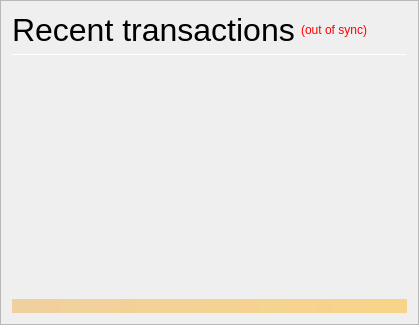
                <widget class="QFrame" name="cardFrame_RecentTransactions">
                 <property name="minimumSize">
                  <size>
                   <width>0</width>
                   <height>0</height>
                  </size>
                 </property>
                 <property name="frameShape">
                  <enum>QFrame::StyledPanel</enum>
                 </property>
                 <property name="frameShadow">
                  <enum>QFrame::Raised</enum>
                 </property>
                 <layout class="QVBoxLayout" name="verticalLayout_1" stretch="0,0,0,0,0">
                  <item>
                   <layout class="QHBoxLayout" name="horizontalLayout_2">
                    <item>
                     <widget class="QLabel" name="heading1__label_4">
                      <property name="minimumSize">
                       <size>
                        <width>0</width>
                        <height>20</height>
                       </size>
                      </property>
                      <property name="font">
                       <font>
                        <pointsize>24</pointsize>
                        <weight>50</weight>
                        <bold>false</bold>
                       </font>
                      </property>
                      <property name="text">
                       <string>Recent transactions</string>
                      </property>
                     </widget>
                    </item>
                    <item>
                     <widget class="QLabel" name="labelTransactionsStatus">
                      <property name="cursor">
                       <cursorShape>WhatsThisCursor</cursorShape>
                      </property>
                      <property name="toolTip">
                       <string>The displayed information may be out of date. Your wallet automatically synchronizes with the ODIN network after a connection is established, but this process has not completed yet.</string>
                      </property>
                      <property name="styleSheet">
                       <string notr="true">QLabel { color: red; }</string>
                      </property>
                      <property name="text">
                       <string notr="true">(out of sync)</string>
                      </property>
                      <property name="alignment">
                       <set>Qt::AlignRight|Qt::AlignTrailing|Qt::AlignVCenter</set>
                      </property>
                     </widget>
                    </item>
                    <item>
                     <spacer name="horizontalSpacer">
                      <property name="orientation">
                       <enum>Qt::Horizontal</enum>
                      </property>
                      <property name="sizeHint" stdset="0">
                       <size>
                        <width>40</width>
                        <height>20</height>
                       </size>
                      </property>
                     </spacer>
                    </item>
                   </layout>
                  </item>
                  <item>
                   <widget class="Line" name="line">
                    <property name="minimumSize">
                     <size>
                      <width>0</width>
                      <height>1</height>
                     </size>
                    </property>
                    <property name="maximumSize">
                     <size>
                      <width>16777215</width>
                      <height>1</height>
                     </size>
                    </property>
                    <property name="orientation">
                     <enum>Qt::Horizontal</enum>
                    </property>
                   </widget>
                  </item>
                  <item>
                   <widget class="QListView" name="listTransactions">
                    <property name="minimumSize">
                     <size>
                      <width>0</width>
                      <height>0</height>
                     </size>
                    </property>
                    <property name="styleSheet">
                     <string notr="true">QListView { background: transparent; }</string>
                    </property>
                    <property name="frameShape">
                     <enum>QFrame::NoFrame</enum>
                    </property>
                    <property name="verticalScrollBarPolicy">
                     <enum>Qt::ScrollBarAlwaysOff</enum>
                    </property>
                    <property name="horizontalScrollBarPolicy">
                     <enum>Qt::ScrollBarAlwaysOff</enum>
                    </property>
                    <property name="selectionMode">
                     <enum>QAbstractItemView::NoSelection</enum>
                    </property>
                   </widget>
                  </item>
                  <item>
                   <spacer name="verticalSpacer_2">
                    <property name="orientation">
                     <enum>Qt::Vertical</enum>
                    </property>
                    <property name="sizeType">
                     <enum>QSizePolicy::Expanding</enum>
                    </property>
                    <property name="sizeHint" stdset="0">
                     <size>
                      <width>20</width>
                      <height>40</height>
                     </size>
                    </property>
                   </spacer>
                  </item>
                  <item>
                   <widget class="QLabel" name="labelAlerts">
                    <property name="maximumSize">
                     <size>
                      <width>16777215</width>
                      <height>16777215</height>
                     </size>
                    </property>
                    <property name="styleSheet">
                     <string notr="true">background-color: qlineargradient(x1: 0, y1: 0, x2: 1, y2: 0, stop:0 #F0D0A0, stop:1 #F8D488); color:#000000;</string>
                    </property>
                    <property name="text">
                     <string/>
                    </property>
                    <property name="wordWrap">
                     <bool>true</bool>
                    </property>
                    <property name="margin">
                     <number>3</number>
                    </property>
                   </widget>
                  </item>
                 </layout>
                </widget>
